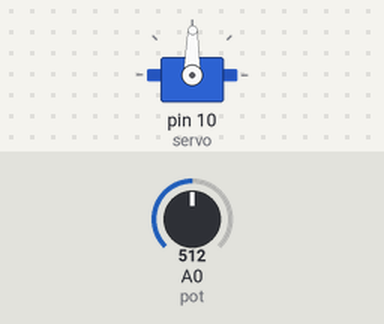
Simulated run of this sketch. Board: Arduino Uno, built with avr-gcc and run on an emulated ATmega328P. On the bench: servo. Inputs (shaded band) come from the test bench; at power-on: A0 (pot) = 512.

Above: at 1.2 s.
1.3 s: A0 (pot) set to 716
At 2.5 s:
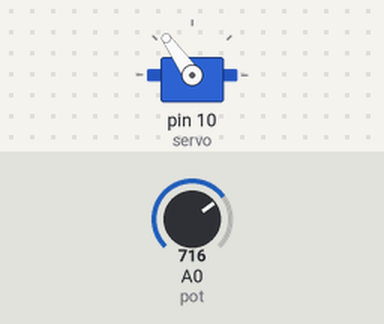
2.8 s: A0 (pot) set to 900
At 3.6 s:
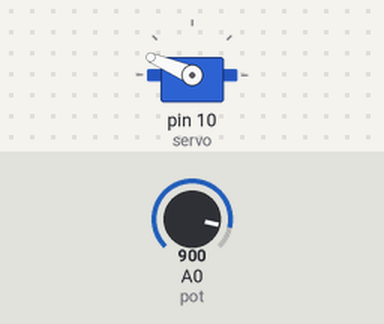
4.3 s: A0 (pot) set to 1023
At 4.9 s:
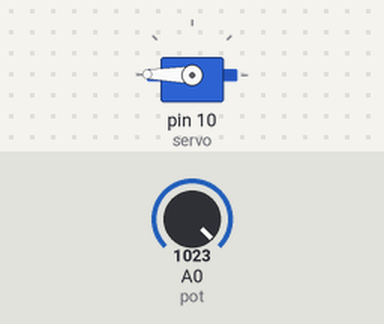
5.8 s: A0 (pot) set to 306
At 6.1 s:
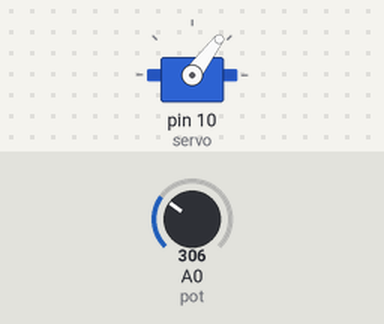
7.3 s: A0 (pot) set to 122
At 8.2 s:
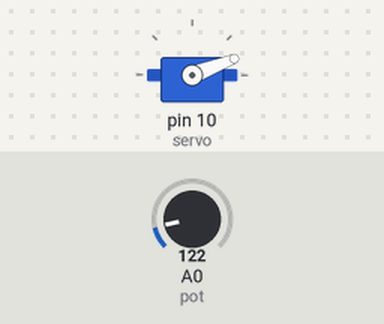
8.8 s: A0 (pot) set to 511
At 9.5 s:
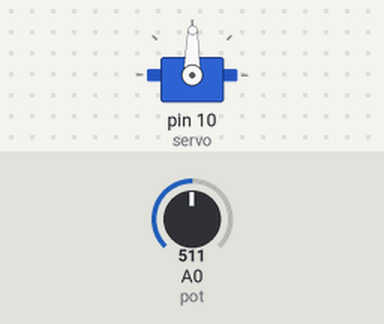
Timing chart, 0 to 11.3 s (numbered marks = the images above; inputs shaded):
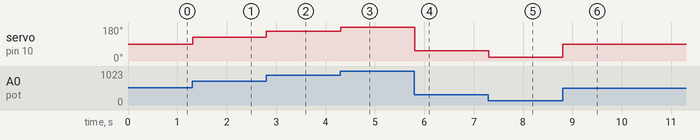

Measured:
- after the input at 1.3 s, servo on pin 10 (servo): 89° → 125° at once
- after the input at 2.8 s, servo on pin 10 (servo): 125° → 157° at once
- after the input at 4.3 s, servo on pin 10 (servo): 157° → 179° at once
- after the input at 5.8 s, servo on pin 10 (servo): 179° → 53° at once
- after the input at 7.3 s, servo on pin 10 (servo): 53° → 21° at once
- after the input at 8.8 s, servo on pin 10 (servo): 21° → 89° at once

The sketch:

assignment-06.ino
```cpp
/*
Control the servo rotation with a potentiometer.
*/

#include <Servo.h>
Servo servo;
int pot = 0;
int a;

void setup() {
  servo.attach(10);
}

void loop() {
  a = analogRead(pot);
  a = map(a, 0, 1023, 0, 179);
  servo.write(a);
  delay(10);
}
```
